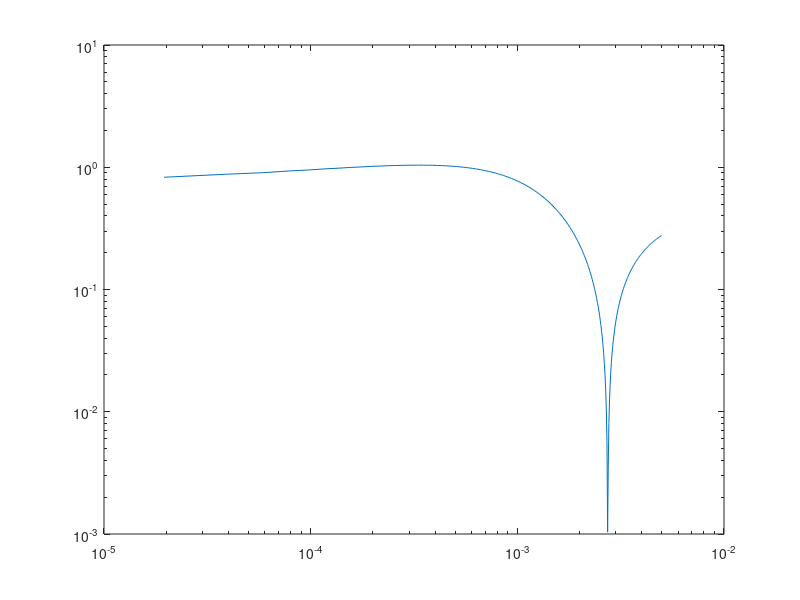

Here is the MATLAB script that generated this plot:
%Fisher Equation - Dirichlet
clc
close all

p = 2000;
f = @(x) 1./exp((10*(sqrt(10)/3).*x+1).^2);
sol = @(x,t) 1./((exp(sqrt(p/6).*x-(5*p/6)*t)+1).^2);

ex = 4;

switch ex
    case 1
        dx = 0.05;
        dt = 0.00125;
    case 2
        dx = 0.025;
        dt = 0.0003125;
    case 3
        dx = 0.0125;
        dt = 0.000078125;
    case 4
        dx = 0.00625;
        dt = 0.0000195313;
end
    
xs = 0:dx:1;
time = 0:dt:0.005;
T = length(time);
R = (dt)/(dx^2);

u = f(xs);
u(1) = 1;
u(end) = 0;

error = zeros(1,T);

for t = 1:T
    s = sol(xs,time(t));
    old = u;
    u(2:end-1) = old(2:end-1) + R*(old(3:end)-2*old(2:end-1)+old(1:end-2));
    u(2:end-1) = u(2:end-1) + p*dt*old(2:end-1).*(ones(1,length(xs)-2)-old(2:end-1));
    %Error
    error(t) = abs(norm(s)-norm(u));
    %Plot
    figure(1);
    plot(xs,u,xs,s);
    axis([0,1,0,1])
    pause(0.01);
end

hold off
pause(1);
loglog(time,error);